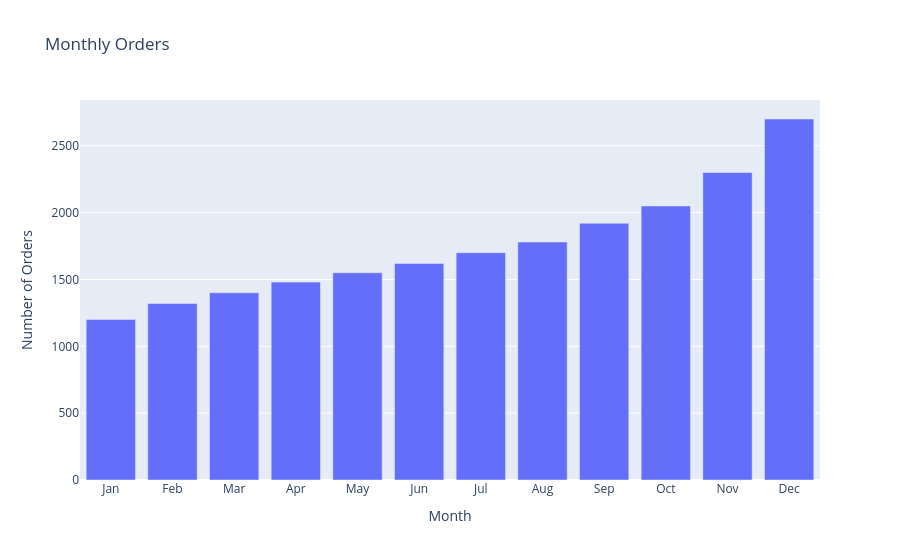

Write notebook code for a chart like this one.
### Code cell
# MONTHLY ORDERS
fig = px.bar(x=months, y=orders, title="Monthly Orders", labels={"x": "Month", "y": "Number of Orders"})
fig.show()

### Figure 1 — Plotly figure (JSON) as saved in the notebook; plotly's stock layout.template omitted (floating-point values rounded to 4 significant figures)
{"data": [{"hovertemplate": "Month=%{x}<br>Number of Orders=%{y}<extra></extra>", "legendgroup": "", "marker": {"color": "#636efa", "pattern": {"shape": ""}}, "name": "", "orientation": "v", "showlegend": false, "textposition": "auto", "type": "bar", "x": ["Jan", "Feb", "Mar", "Apr", "May", "Jun", "Jul", "Aug", "Sep", "Oct", "Nov", "Dec"], "xaxis": "x", "y": [1200, 1320, 1400, 1480, 1550, 1620, 1700, 1780, 1920, 2050, 2300, 2700], "yaxis": "y"}], "layout": {"barmode": "relative", "legend": {"tracegroupgap": 0}, "title": {"text": "Monthly Orders"}, "xaxis": {"anchor": "y", "domain": [0, 1], "title": {"text": "Month"}}, "yaxis": {"anchor": "x", "domain": [0, 1], "title": {"text": "Number of Orders"}}}}
